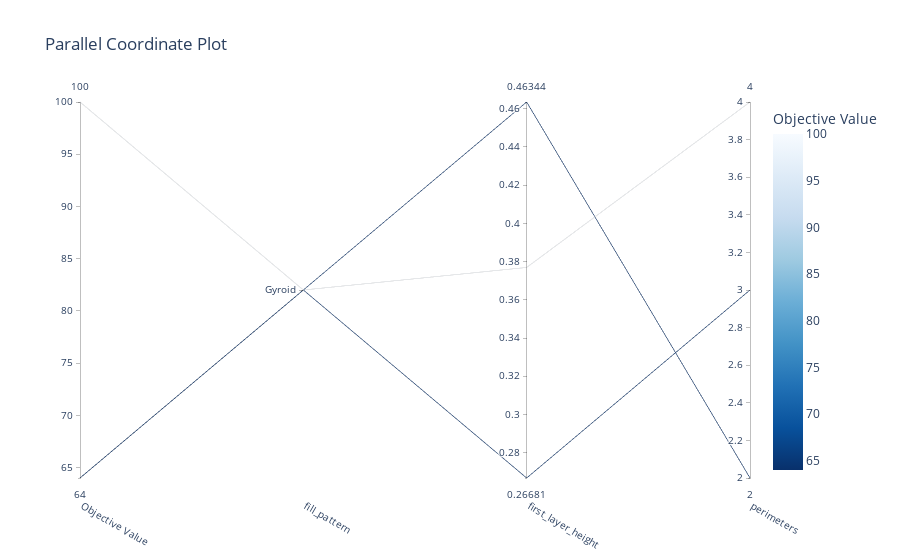

Write notebook code for a chart like this one.
### Code cell
# Add stream handler of stdout to show the messages
optuna.logging.get_logger("optuna").addHandler(logging.StreamHandler(sys.stdout))
study_name = "printer_param_find"  # Unique identifier of the study.
storage_name = "sqlite:///{}.db".format(study_name)
sampler = optuna.samplers.TPESampler(seed=1)

study = optuna.create_study(study_name=study_name, storage=storage_name, sampler=sampler)
# study = optuna.create_study(study_name=study_name, sampler=sampler)

def objective(trial):
    # слои и периметры
    layers_01_first_layer = trial.suggest_float("first_layer_height", 0.1, 0.5)
    layers_01_perimeters = trial.suggest_int("perimeters", 1, 4)
    layers_01_top_solid_layers = trial.suggest_int("top_solid_layers", 1, 5)
    layers_01_bottom_solid_layers = trial.suggest_int("bottom_solid_layers", 1, 5)
    layers_01_fuzzu_skin = trial.suggest_categorical("fuzzu_skin",["off", "External perimeters"])
    layers_01_fuzzu_skin = trial.suggest_float("fuzzu_skin_thickness", 0.01, 0.6, log=True)
    # заполнение
    layers_02_fill_pattern = trial.suggest_categorical("fill_pattern",["Adaptive cubic", "Gyroid"])
    layers_02_ironing = trial.suggest_categorical("ironing",["True", "False"])
    # юбка и кайма
    layers_03_brim_width = trial.suggest_int("brim_width", 0, 6)
    # extrusion
    extrusion_default = trial.suggest_float("extrusion_default", 0.35, 0.55)
    firts_layer_extrusion_width = trial.suggest_float("firts_layer_extrusion_width", 0.6, 2)
    perimeter_extrusion_width = trial.suggest_float("perimeter_extrusion_width", 0.35, 0.55)
    external_perimeter_extrusion_width = trial.suggest_float("external_perimeter_extrusion_width", 0.35, 0.55)
    infill_extrusion_width = trial.suggest_float("infill_extrusion_width", 0.35, 0.55)
    solid_infill_extrusion_width = trial.suggest_float("solid_infill_extrusion_width", 0.4, 0.65)
    top_infill_extrusion_width = trial.suggest_float("top_infill_extrusion_width", 0.4, 0.65)
    bridge_flow_ratio = trial.suggest_float("bridge_flow_ratio", 0.9, 1.1)
    elephant_foot_compensation = trial.suggest_float("elephant_foot_compensation", 0.0, 0.5)
    # filament
    flow_multiplier = trial.suggest_float("flow_multiplier", 0.9, 1.1)
    temperature = trial.suggest_float("temperature", 200, 220)


    return (score_dict[trial.number] -18)**2


study.optimize(objective, n_trials=3)

fig = optuna.visualization.plot_parallel_coordinate(study, params=["first_layer_height", "perimeters", "fill_pattern"])
fig.show()

### Figure 1 — Plotly figure (JSON) as saved in the notebook; plotly's stock layout.template omitted (floating-point values rounded to 4 significant figures)
{"data": [{"dimensions": [{"label": "Objective Value", "range": [64, 100], "values": [64, 100, 64]}, {"label": "fill_pattern", "range": [0, 0], "ticktext": ["Gyroid"], "tickvals": [0], "values": [0, 0, 0]}, {"label": "first_layer_height", "range": [0.2668, 0.4634], "values": [0.2668, 0.3769, 0.4634]}, {"label": "perimeters", "range": [2, 4], "values": [3, 4, 2]}], "labelangle": 30, "labelside": "bottom", "line": {"color": [64, 100, 64], "colorbar": {"title": {"text": "Objective Value"}}, "colorscale": [[0, "rgb(247,251,255)"], [0.125, "rgb(222,235,247)"], [0.25, "rgb(198,219,239)"], [0.375, "rgb(158,202,225)"], [0.5, "rgb(107,174,214)"], [0.625, "rgb(66,146,198)"], [0.75, "rgb(33,113,181)"], [0.875, "rgb(8,81,156)"], [1, "rgb(8,48,107)"]], "reversescale": true, "showscale": true}, "type": "parcoords"}], "layout": {"title": {"text": "Parallel Coordinate Plot"}}}
